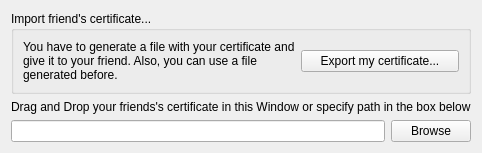
  <widget class="ConnectFriendPage" name="CertificatePage">
   <property name="title">
    <string>Certificate files</string>
   </property>
   <property name="subTitle">
    <string>Use PGP certificates saved in files.</string>
   </property>
   <attribute name="pageId">
    <string notr="true">ConnectFriendWizard::Page_Cert</string>
   </attribute>
   <layout class="QVBoxLayout" name="CertificatePageVLayout">
    <item>
     <widget class="QGroupBox" name="userFileFrame">
      <property name="title">
       <string>Import friend's certificate...</string>
      </property>
      <property name="flat">
       <bool>true</bool>
      </property>
      <layout class="QHBoxLayout" name="userFileFrameHLayout">
       <item>
        <widget class="QLabel" name="userFileLabel">
         <property name="text">
          <string>You have to generate a file with your certificate and give it to your friend. Also, you can use a file generated before.</string>
         </property>
         <property name="wordWrap">
          <bool>true</bool>
         </property>
        </widget>
       </item>
       <item>
        <widget class="QPushButton" name="userFileCreateButton">
         <property name="text">
          <string>Export my certificate...</string>
         </property>
        </widget>
       </item>
      </layout>
     </widget>
    </item>
    <item>
     <widget class="QLabel" name="friendFileLabel">
      <property name="text">
       <string>Drag and Drop your friends's certificate in this Window or specify path in the box below</string>
      </property>
     </widget>
    </item>
    <item>
     <layout class="QHBoxLayout" name="friendFileNameHLayout">
      <item>
       <widget class="DropLineEdit" name="friendFileNameEdit"/>
      </item>
      <item>
       <widget class="QPushButton" name="friendFileNameOpenButton">
        <property name="text">
         <string>Browse</string>
        </property>
       </widget>
      </item>
     </layout>
    </item>
   </layout>
  </widget>
